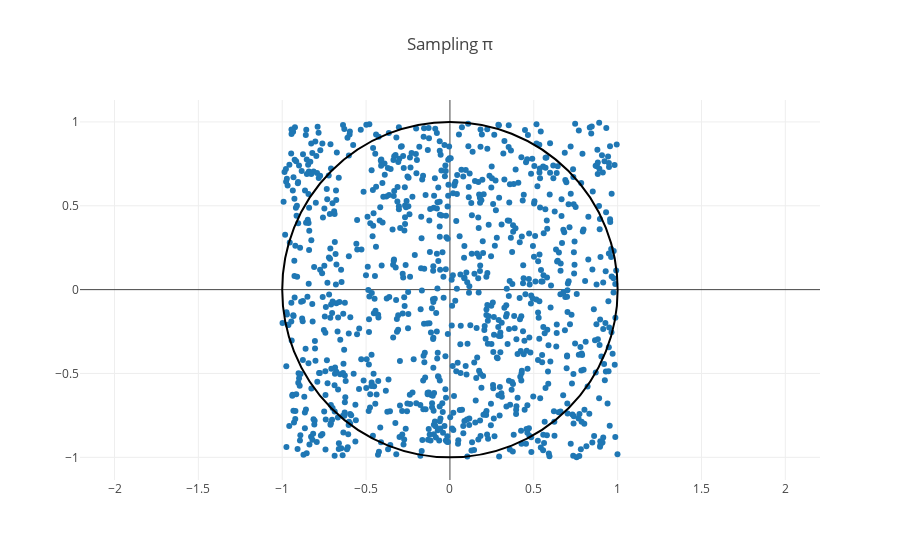

Source (notebook cell):
### Markdown cell above
## 1. Sampling π


### 1.1 Basic properties
The probability that $s_i$ = 4 is just the ratio between the area of the circle and that of the square (since the sampling is uniform), i.e:

$$\mathbb{P}[s_i = 4] = \frac{\mathcal{A}_{circle}}{\mathcal{A}_{square}} = \frac{\pi}{4}$$

The mean and variance of the distribution are easily determined:

$$
\begin{align*}
m &= \mathbb{E}[s_i] = \frac{\pi}{4} \cdot 4 + 0 = \pi \\
\Delta &= \mathbb{E}[s_i^2] - \mathbb{E}[s_i]^2 = 16 \cdot \frac{\pi}{4} - \pi^2 = \pi(4 - \pi)
\end{align*}
$$

### 1.2 Estimators
The estimators $\hat{m}$ and $\hat{\Delta}$, defined as follow: 

$$
\begin{align*}
\hat{m} &= \frac{1}{N}\sum_{i=1}^{N}s_i \\
\Delta &= \frac{1}{N-1}\sum_{i=1}^{N}(s_i^2 - \hat{m}^2)
\end{align*}
$$

are both unbiased. In fact:

$$
\begin{align*}
\mathbb{E}[\hat{m}] &= \frac{1}{N} \cdot N \cdot \mathbb{E}[s_i] = m \qquad \mathrm{\blacksquare} \\
\mathbb{E}[\hat{\Delta}] &= \frac{1}{N-1} \sum_{i = 1}^{N} (\mathbb{E}[s_i^2] - \mathbb{E}[\hat{m}^2])
= \frac{1}{N-1} \{ N \cdot \mathbb{E}[s_i^2] - \frac{N}{N^2} (N \cdot \mathbb{E}[s_i^2] - N (N - 1) \cdot\mathbb{E}[s_i]^2 )\}
= \frac{N-1}{N-1}(\mathbb{E}[s_i^2] - \mathbb{E}[s_i]^2)
= \Delta \qquad \mathrm{\blacksquare}
\end{align*}
$$



### 1.3 Typical error of estimation 
The variance of the estimator $\hat{m}$ is determined exploiting the fact that the $s_i$ are i.i.d

$$
\begin{align*}
\mathbb{V}[\hat{m}] &= \frac{1}{N^2} \sum_{i = 1}^{N} \mathbb{V}[s_i] = \frac {\Delta}{N}
\end{align*}
$$

The typical error done using this estimator is given by the square root of its variance:  

$\sigma = \sqrt{\frac{\Delta}{N}}$

### 1.4 Error bounds and considerations:  

In this section we will estimate the probability of having an error $\epsilon \geq 0.01$ on the $\pi$ estimation with different bounds:  

#### Markov bound

$$
\begin{align*}\
\mathbb{P}[\hat{m} \geq m + \epsilon] \leq \frac{m}{m + \epsilon}   
\end{align*}
$$

As one can see running the code, this bound is poor of information. The problem is that it doesn't depend on the variance of the estimator, thus it doesn't get better as N (the number of samples) increases. This bound is very general (it holds for all the distributions with that mean), but not well suited for our case in which the displacement from the mean is small.


####  Chebyshev inequality

$$
\begin{align*}
\mathbb{P}[|\hat{m} - m| \geq k{\sigma}] \leq \frac{1}{k^2}  
\end{align*}
$$  

with ${\sigma}$ being the standard deviation of the estimator $\hat{m}$. In our case we want $k{\sigma} = \epsilon$, thus:

$$
\begin{align*}\
k = \epsilon \cdot \sqrt{ \frac{N}{\Delta}}    
\end{align*}
$$


#### Chernoff bound  

$$
\begin{align*}
\mathbb{P}[\hat{m} \geq m + \epsilon] \leq e^{-N \cdot D_{KL}[p + \frac{\epsilon}{4} || p]}    
\end{align*}
$$  

Where the Kullback-Leibler divergence is computed between the probability distribution of $s_i$ (that has probability $p = \pi$ to assume value 4) and a modified one (of the same kind, i.e. Bernoullian) with parameter $q = p + \frac{\epsilon}{4}$, where the $\frac{1}{4}$ factor comes from the fact that in our case $s$ assumes the values 0 and 4 instead of the standard 0 and 1. In particular:  

$$
\begin{align*}
D_{KL}\left[p + \frac{\epsilon}{4} || p\right] &= q \log{\frac{q}{p}} + (1-q) \log{\frac{1-q}{1-p}} 
\end{align*}
$$  

Since we are considering a small displacement from the mean, the $D_{KL}$ is small. For this reason the exponential decay is slow and the bound give us useful information only for N sufficiently large (e.g. $N = 10000$).   


#### Hoeffding bound

The distribution under investigation is sub-Gaussian (since the support of the random variable $s_i$ is finite). We can thus use this bound that give us a result similar to the Chernoff bound, since it comes from it.

$$
\begin{align*}
\mathbb{P}[\hat{m} \geq m + \epsilon] \leq e^{- \frac{N \epsilon^2}{2\sigma_s^2}}  
\end{align*}
$$  

where $\sigma_s = 2$, i.e. half of the support extension of $s_i$.

### Code cell
def sample_points(N=1):
    """Returns an array of random points [x, y] inside the square."""
    return np.random.uniform(-1, 1, (N, 2))


# Visualize the sampling
x, y = sample_points(1000).transpose()
data = [Scatter(x=x, y=y, mode='markers')]
lyt = Layout(
    title="Sampling π",
    yaxis=dict(scaleanchor="x"),
    shapes=[{'type': 'circle', 'x0': -1, 'y0': -1, 'x1': 1, 'y1': 1}]
)

py.iplot(Figure(data=data, layout=lyt))

### Figure 1 — Plotly figure (JSON) as saved in the notebook; plotly's stock layout.template omitted (floating-point values rounded to 4 significant figures; data arrays with more than 128 entries replaced by an {"elided": "..."} marker saying what was removed)
{"data": [{"mode": "markers", "type": "scatter", "x": {"elided": "1000 float values"}, "y": {"elided": "1000 float values"}}], "layout": {"shapes": [{"type": "circle", "x0": -1, "x1": 1, "y0": -1, "y1": 1}], "title": "Sampling π", "yaxis": {"scaleanchor": "x"}}}
